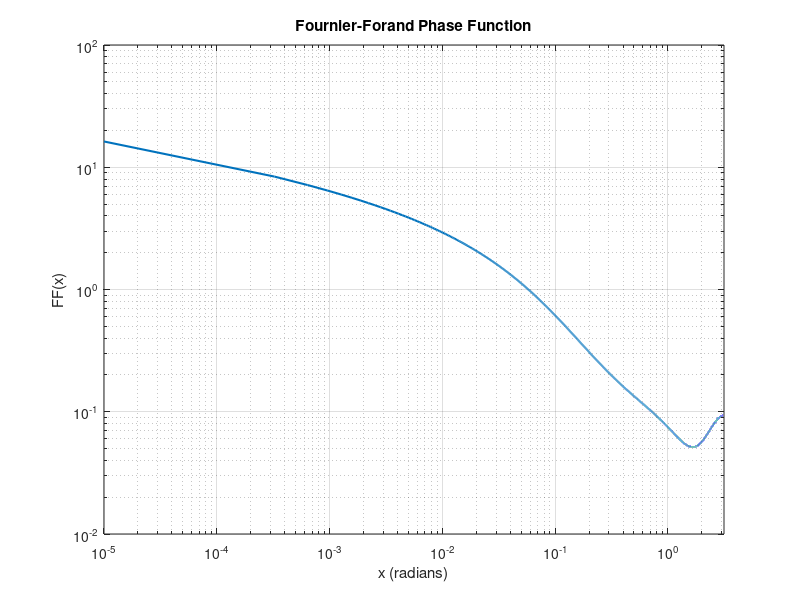
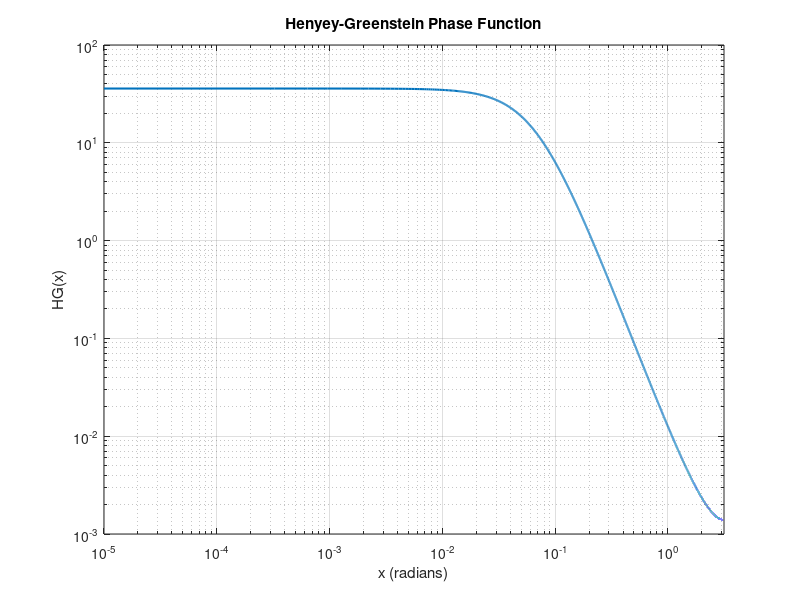
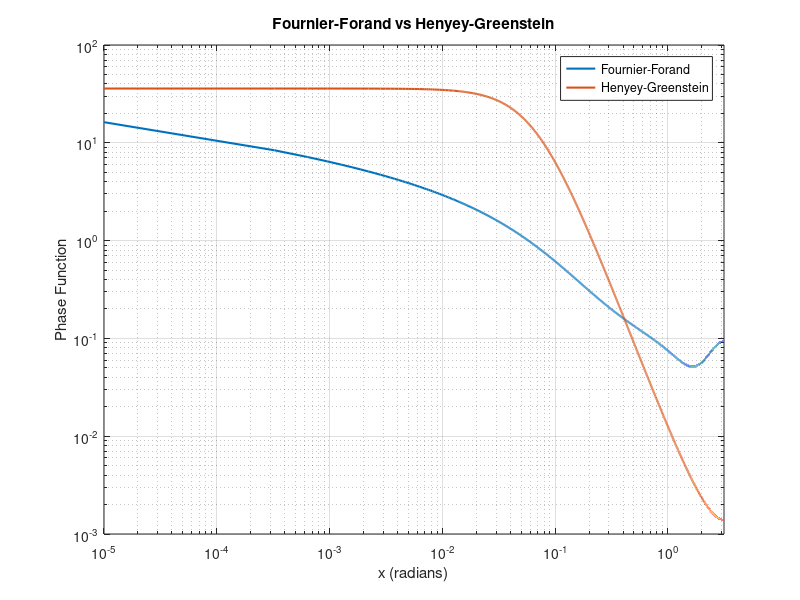

The MATLAB script that drew these images, in order:
u = 4.9;
n = 0.9;
g = 0.9345;

%% Henyey-Greenstein
HG = @(x) (1 / (4*pi)) .* ...
    (1 - g^2) ./ ...
    (1 + g^2 - 2*g.*cos(x)).^(3/2);

%% Fournier-Forand
v = (3 - u) / 2;

s = @(x) (4 / (3 * (n - 1)^2)) .* sin(x / 2).^2;

B = @(x) ...
    (1 ./ (4*pi .* (1 - s(x)).^2 .* s(x).^v)) .* ...
    (v .* (1 - s(x)) ...
    - (1 - s(x).^v) ...
    + (s(x) .* (1 - s(x).^v) ...
    - v .* (1 - s(x))) .* sin(x / 2).^(-2)) ...
    + ((1 - s(pi).^v) / ...
    (16*pi * (s(pi) - 1) * s(pi).^v)) .* ...
    (3*cos(x).^2 - 1);

%% x in radians
x = linspace(1e-5, pi, 10000);

y_FF = B(x);
y_HG = HG(x);

%% Fournier-Forand Plot
figure;
loglog(x, y_FF, 'LineWidth', 1.5);
xlabel('x (radians)');
ylabel('FF(x)');
title('Fournier-Forand Phase Function');
grid on;
xlim([1e-5 pi]);

%% Henyey-Greenstein Plot
figure;
loglog(x, y_HG, 'LineWidth', 1.5);
xlabel('x (radians)');
ylabel('HG(x)');
title('Henyey-Greenstein Phase Function');
grid on;
xlim([1e-5 pi]);

figure;
loglog(x, y_FF, 'LineWidth', 1.5);
hold on;
loglog(x, y_HG, 'LineWidth', 1.5);

xlabel('x (radians)');
ylabel('Phase Function');
title('Fournier-Forand vs Henyey-Greenstein');
legend('Fournier-Forand', 'Henyey-Greenstein');
grid on;
xlim([1e-5 pi]);
